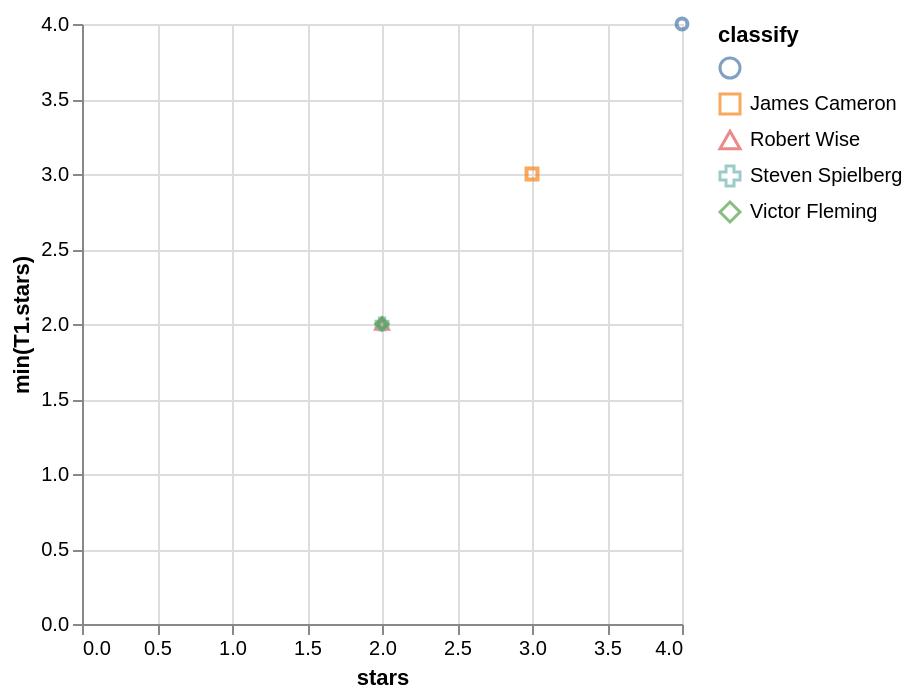

The specification (Vega-Lite) saved for this image:
### Vega-Lite specification from a JSON file in a GitHub repository (floating-point values rounded to 4 significant figures)
{"data": {"values": [{"x_data": 4, "y_data": 4, "classify": ""}, {"x_data": 3, "y_data": 3, "classify": "James Cameron"}, {"x_data": 2, "y_data": 2, "classify": "Robert Wise"}, {"x_data": 2, "y_data": 2, "classify": "Steven Spielberg"}, {"x_data": 2, "y_data": 2, "classify": "Victor Fleming"}]}, "mark": "point", "encoding": {"x": {"field": "x_data", "type": "quantitative", "title": "stars", "scale": {"zero": "false"}}, "y": {"field": "y_data", "type": "quantitative", "title": "min(T1.stars)", "scale": {"zero": "false"}}, "color": {"field": "classify", "type": "nominal"}, "shape": {"field": "classify", "type": "nominal"}}}
